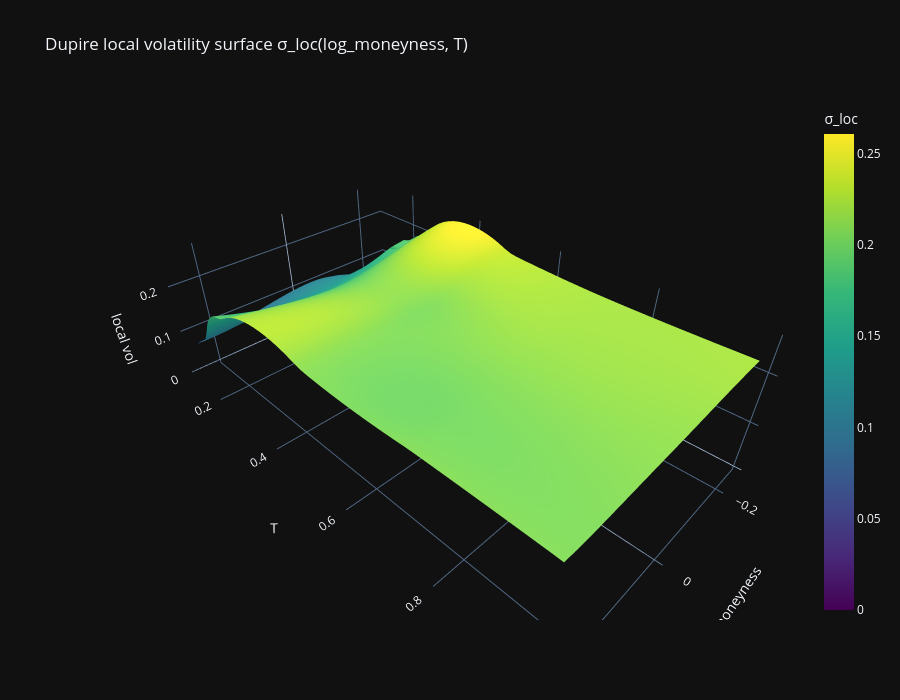

The notebook cell this image was saved under:
### Code cell
%matplotlib inline

mask_T = T > 0.1
mask_LM = (log_moneyness_grid >= -0.25) & (log_moneyness_grid <= 0.25)

fig = go.Figure()
fig.add_surface(

    x=log_moneyness_grid[mask_LM],
    y=T[mask_T],
    z=local_vol[mask_T, :][:, mask_LM],
    colorscale="Viridis",
    colorbar=dict(title="σ_loc"),
)
fig.update_layout(
    template="plotly_dark",
    title="Dupire local volatility surface σ_loc(log_moneyness, T)",
    scene=dict(xaxis_title="log_moneyness", yaxis_title="T", zaxis_title="local vol"),
    width=900, height=700
)
fig.write_html("img/dupire_surface.html")
fig.show()

### Figure 1 — Plotly figure (JSON) as saved in the notebook; plotly's stock layout.template omitted (floating-point values rounded to 4 significant figures; data arrays with more than 128 entries replaced by an {"elided": "..."} marker saying what was removed)
{"data": [{"colorbar": {"title": {"text": "σ_loc"}}, "colorscale": [[0, "#440154"], [0.1111, "#482878"], [0.2222, "#3e4989"], [0.3333, "#31688e"], [0.4444, "#26828e"], [0.5556, "#1f9e89"], [0.6667, "#35b779"], [0.7778, "#6ece58"], [0.8889, "#b5de2b"], [1, "#fde725"]], "type": "surface", "x": {"elided": "166 float values"}, "y": [0.1128, 0.1282, 0.1435, 0.1588, 0.1741, 0.1895, 0.2048, 0.2201, 0.2354, 0.2508, 0.2661, 0.2814, 0.2967, 0.3121, 0.3274, 0.3427, 0.358, 0.3733, 0.3887, 0.404, 0.4193, 0.4346, 0.45, 0.4653, 0.4806, 0.4959, 0.5113, 0.5266, 0.5419, 0.5572, 0.5726, 0.5879, 0.6032, 0.6185, 0.6339, 0.6492, 0.6645, 0.6798, 0.6951, 0.7105, 0.7258, 0.7411, 0.7564, 0.7718, 0.7871, 0.8024, 0.8177, 0.8331, 0.8484, 0.8637, 0.879, 0.8944, 0.9097, 0.925, 0.9403, 0.9557, 0.971, 0.9863], "z": {"elided": "58x166 float values"}}], "layout": {"height": 700, "scene": {"xaxis": {"title": {"text": "log_moneyness"}}, "yaxis": {"title": {"text": "T"}}, "zaxis": {"title": {"text": "local vol"}}}, "title": {"text": "Dupire local volatility surface σ_loc(log_moneyness, T)"}, "width": 900}}
